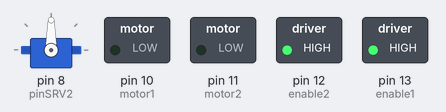
Bench run of a sketch on a simulated Arduino Uno, built with avr-gcc and run on an emulated ATmega328P. Parts: servo, switched loads named in the sketch (green lamp = pin HIGH).

Above: at 0.1 s.
At 10.2 s:
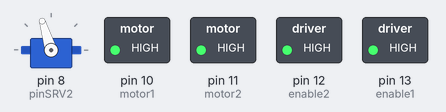
At 13.3 s:
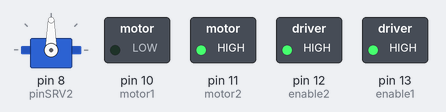
At 29.25 s:
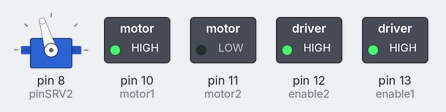
At 32.35 s:
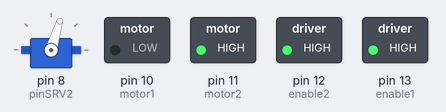
At 35.5 s:
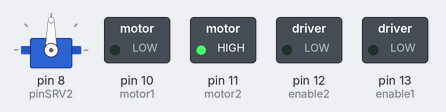
Timing chart, 0 to 39.9 s (numbered marks = the images above):
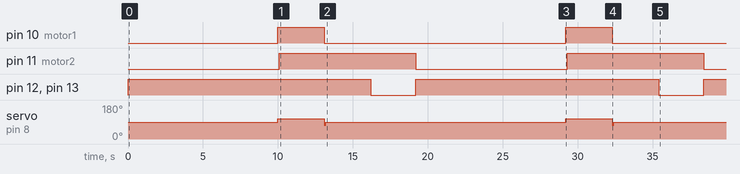

The sketch:

motors.ino
```cpp
#include <Servo.h>

Servo servoX;
int motor1  = 10;
int motor2  = 11;
int enable1 = 13;
int enable2 = 12;
int pinSRV2 = 8;

void setup() {
  servoX.attach(pinSRV2,420,2400);
  pinMode(motor1,OUTPUT);
  pinMode(motor2,OUTPUT);
  pinMode(enable1,OUTPUT);
  pinMode(enable2,OUTPUT);
}


void loop() {
  digitalWrite(enable1,HIGH);
  digitalWrite(enable2,HIGH);

  digitalWrite(motor1,LOW);
  digitalWrite(motor2,LOW);
  servoX.write(90);
  delay(10000);

  digitalWrite(motor1,HIGH);
  digitalWrite(motor2,LOW);
  servoX.write(107);
  delay(100);

  digitalWrite(motor1,HIGH);
  digitalWrite(motor2,HIGH);
  delay(3000);

  digitalWrite(motor1,LOW);
  digitalWrite(motor2,HIGH);
  servoX.write(73);
  delay(100);

  digitalWrite(enable1,HIGH);
  digitalWrite(enable2,HIGH);
  servoX.write(90);

  delay(3000);


  digitalWrite(enable1,LOW);
  digitalWrite(enable2,LOW);
  servoX.write(90);

  delay(3000);
}

/*
void loop() {
  for(pos = 73; pos < 107; pos += 1)  // goes from 0 degrees to 180 degrees
  {                                  // in steps of 1 degree
    servoX.write(pos);              // tell servo to go to position in variable 'pos'
    delay(15);                       // waits 15ms for the servo to reach the position
  }

  for(pos = 107  ; pos >= 73; pos-=1)     // goes from 180 degrees to 0 degrees
  {
    servoX.write(pos);              // tell servo to go to position in variable 'pos'
    delay(15);                       // waits 15ms for the servo to reach the position
  }

}

void loop() {                           // in steps of 1 degree
     servoX.write(90);     // tell servo to go to position in variable 'pos'
    delay(15);
}*/
```

Measured:
- by itself, pin 10 (motor1): alternates HIGH for 3.1 s and LOW for 16.1 s
- by itself, pin 11 (motor2): alternates HIGH for 9.1 s and LOW for 10.1 s
- by itself, pin 12 (enable2), pin 13 (enable1): alternates HIGH for 16.2 s and LOW for 3.0 s
- by itself, servo on pin 8 (pinSRV2): 90° → 107° at 10.0 s, → 73° 3.1 s later, → 90° 0.10 s later, → 107° 16.0 s later, … (6 changes in this stretch)
